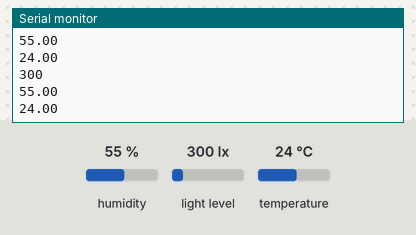
Simulated run of this sketch. Board: ESP32. Parts: the last lines printed to the serial monitor. The inputs (shaded band) are chosen by the test bench; at power-on: humidity 55 %, light level 300 lx, temperature 24 °C.

Above: at 3.8 s.
3.9 s: humidity set to 22 %
At 6.8 s:
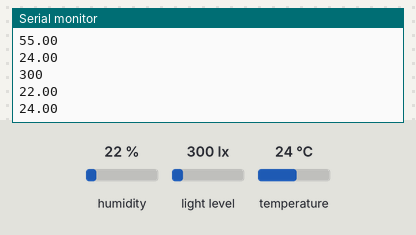
7.8 s: light level set to 40 lx
At 10.6 s:
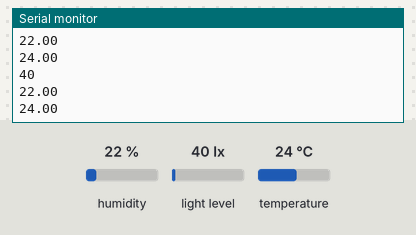
11.7 s: temperature set to 12 °C
At 13.2 s:
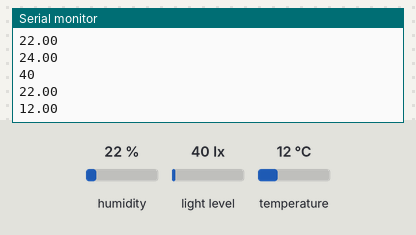
Timing chart, 0 to 14.7 s (numbered marks = the images above; inputs shaded):
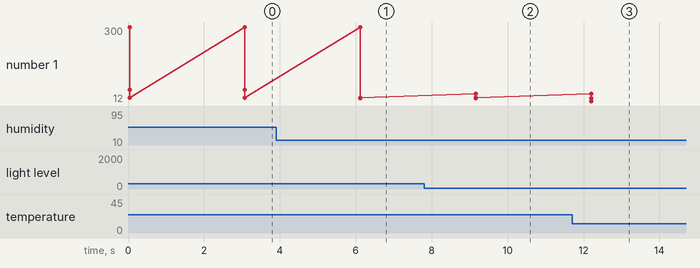

Measured:
- after the input at 3.9 s, the serial monitor: prints a new line after 2.2 s (image 1)
- after the input at 7.8 s, the serial monitor: prints a new line after 1.4 s (image 2)
- after the input at 11.7 s, the serial monitor: prints a new line after 0.51 s (image 3)
- plotted number 1: 24 → 12 after the input at 11.7 s

The sketch:

BH1750_SHT_test.ino
```cpp
/*

Example of BH1750 library usage.

This example initalises the BH1750 object using the default
high resolution mode and then makes a light level reading every second.

Connection:
 VCC-5v
 GND-GND
 SCL-SCL(analog pin 5)
 SDA-SDA(analog pin 4)
 ADD-NC or GND

*/
#include <SHT1x.h>

#include <Wire.h>
#include <BH1750.h>
#define dataPin  14
#define clockPin 12
#define SDA 12
#define SCL 13

BH1750 lightMeter;
SHT1x sht1x(dataPin, clockPin);

void setup(){
  Serial.begin(115200);
  Serial.println("strarting...");
  Serial.println("Running...");
}


void loop() {
  float f_soi, f_tem;
  SHT1x sht1x(dataPin, clockPin);
    f_soi = sht1x.readHumidity();
    f_tem = sht1x.readTemperatureC();
    Wire.begin(SDA,SCL); //Begin I2B for lux sensor
    lightMeter.begin();

  uint16_t f_lux = lightMeter.readLightLevel();
  Serial.println(f_lux);
  Serial.println(f_soi);
  Serial.println(f_tem);
  delay(3000);
}
```
